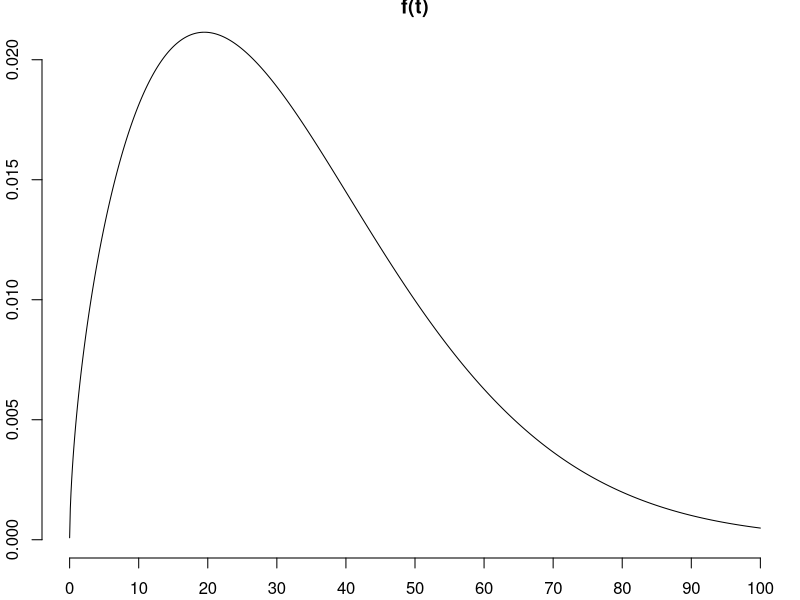
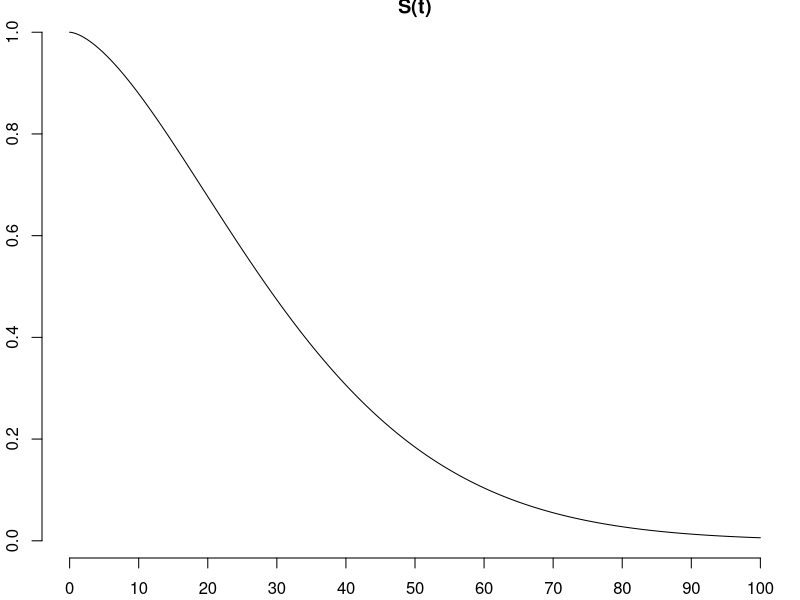
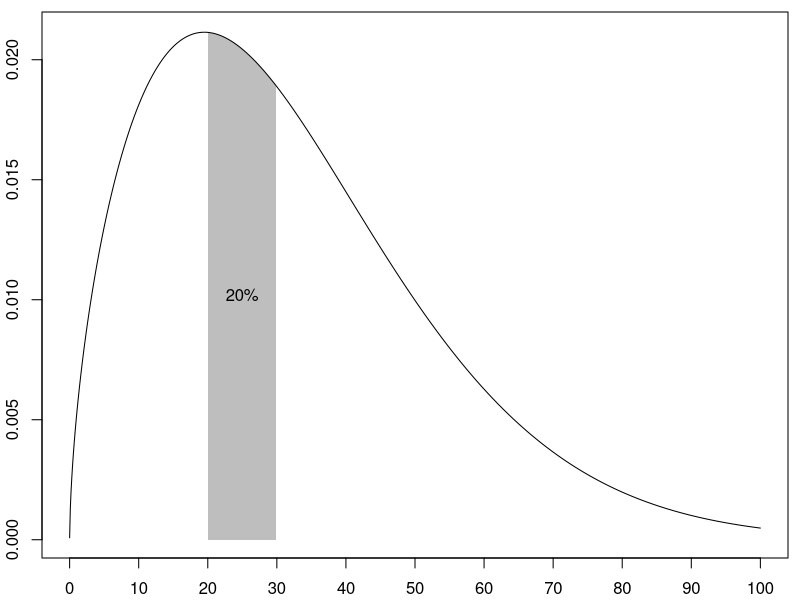
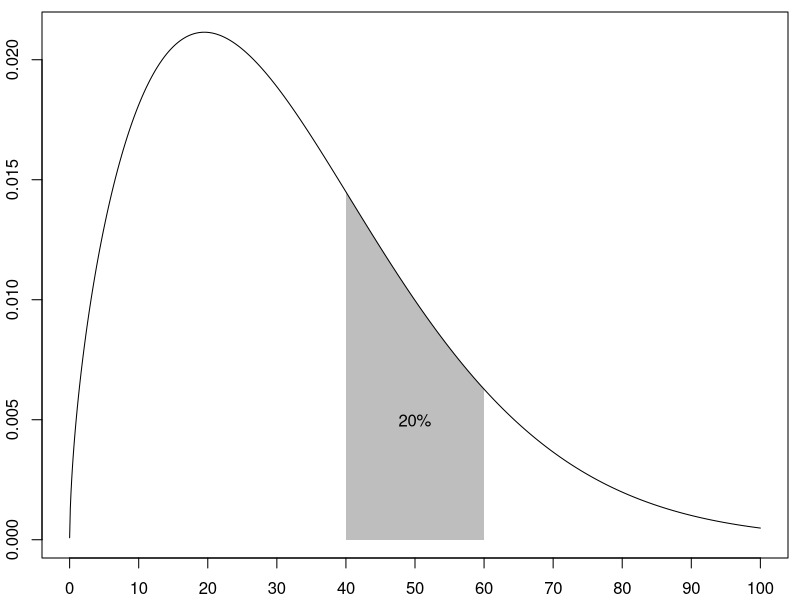
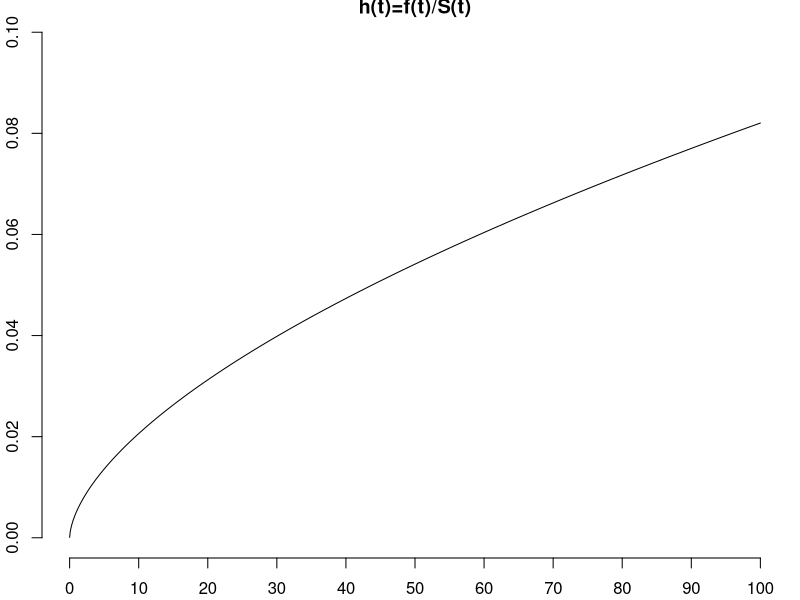
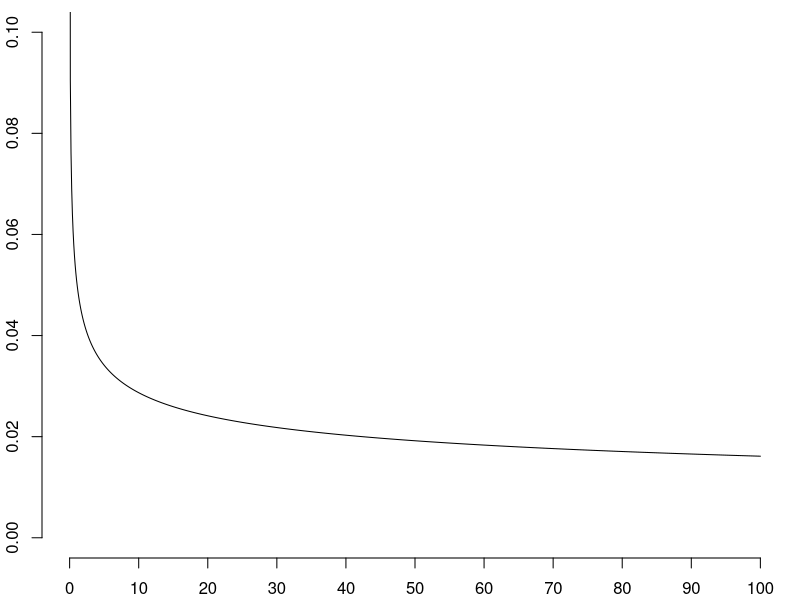
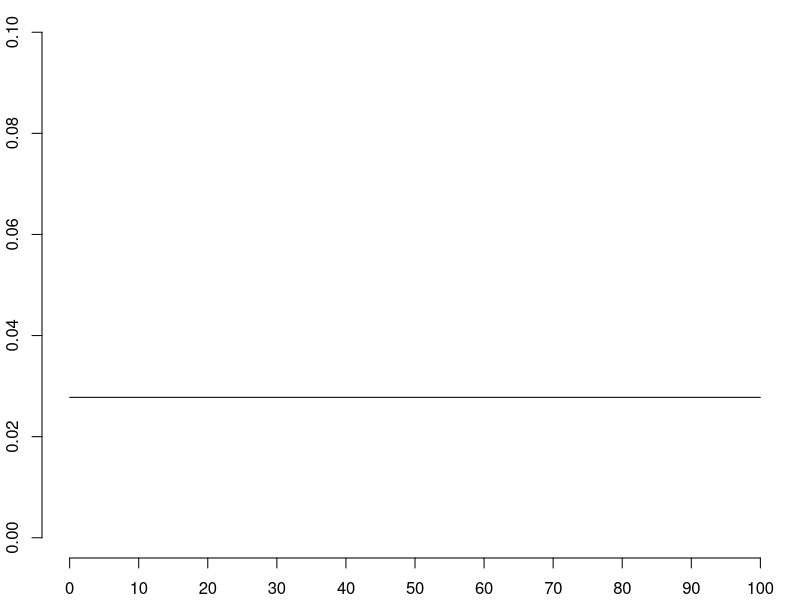
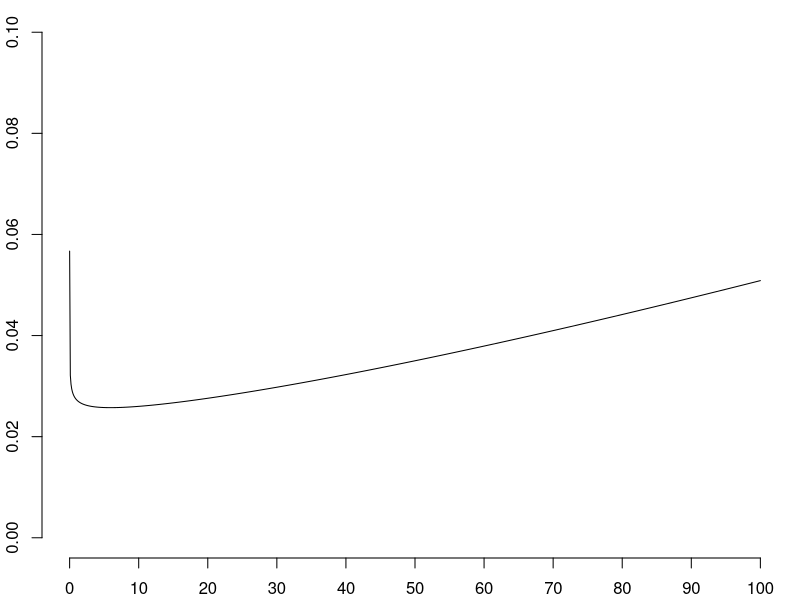

These figures' R source, in order:
## ---- chunk 1
knitr::opts_chunk$set(echo=FALSE)
suppressMessages(suppressWarnings(library(broom)))
suppressMessages(suppressWarnings(library(dplyr)))
suppressMessages(suppressWarnings(library(ggplot2)))
suppressMessages(suppressWarnings(library(magrittr)))
suppressMessages(suppressWarnings(library(survival)))
suppressMessages(suppressWarnings(library(tidyr)))
## ---- chunk 2
par(mar=c(2.1, 2.1, 0.6, 0.6))
x <- seq(0.001, 100, length=1000)
shp <- 1.6
sc <- 36
y <- dweibull(x, shp, sc)
plot(x, y, type="l", axes=FALSE)
axis(side=1, at=10*(0:10))
axis(side=2)
title("f(t)")
## ---- chunk 3
par(mar=c(2.1, 2.1, 0.6, 0.6))
x <- seq(0.001, 100, length=1000)
shp <- 1.6
sc <- 36
su <- 1-pweibull(x, shp, sc)
plot(x, su, type="l", axes=FALSE)
axis(side=1, at=10*(0:10))
axis(side=2)
title("S(t)")
## ---- chunk 4
par(mar=c(2.1, 2.1, 0.6, 0.6))
plot(x, y, type="n", axes=FALSE)
axis(side=1, at=10*(0:10))
axis(side=2)
box()
irange <- which((x >= 20) & (x <= 30))
ipolygon <- c(min(irange), irange, max(irange))
polygon(
  x[ipolygon],
  c(0, y[irange], 0),
  density=-1, 
  border=NA, 
  col="gray")
lines(x, y)
text(25, 0.5*median(y[irange]), "20%")
## ---- chunk 5
par(mar=c(2.1, 2.1, 0.6, 0.6))
plot(x, y, type="n", axes=FALSE)
axis(side=1, at=10*(0:10))
axis(side=2)
box()
irange <- which((x >= 40) & (x <= 60))
ipolygon <- c(min(irange), irange, max(irange))
polygon(
  x[ipolygon],
  c(0, y[irange], 0),
  density=-1, 
  border=NA, 
  col="gray")
lines(x, y)
text(50, 0.5*median(y[irange]), "20%")
## ---- chunk 6
par(mar=c(2.1, 2.1, 0.6, 0.6))
x <- seq(0.001, 100, length=1000)
shp <- 1.6
sc <- 36
su <- 1-pweibull(x, shp, sc)
h1 <- y/su
plot(x, h1, ylim=c(0, 0.1), type="l", axes=FALSE)
axis(side=1, at=10*(0:10))
axis(side=2)
title("h(t)=f(t)/S(t)")
## ---- chunk 7
par(mar=c(2.1, 2.1, 0.6, 0.6))
h2 <- dweibull(x, 0.75, sc)/(1-pweibull(x, 0.75, sc))
plot(x, h2, type="l", ylim=c(0, 0.1), axes=FALSE)
axis(side=1, at=10*(0:10))
axis(side=2)
## ---- chunk 8
par(mar=c(2.1, 2.1, 0.6, 0.6))
h3 <- dweibull(x, 1, sc)/(1-pweibull(x, 1, sc))
plot(x, h3, type="l", ylim=c(0, 0.1), axes=FALSE)
axis(side=1, at=10*(0:10))
axis(side=2)
## ---- chunk 9
par(mar=c(2.1, 2.1, 0.6, 0.6))
h1 <- dweibull(x, 2.25, sc)/(1-pweibull(x, 2.25, sc))
h4 <- (h1+h2+6*h3)/8
plot(x, h4, type="l", ylim=c(0, 0.1), axes=FALSE)
axis(side=1, at=10*(0:10))
axis(side=2)
